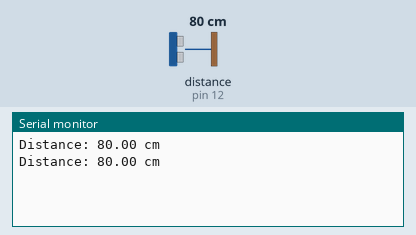
This sketch was run on a simulated Arduino Uno, built with avr-gcc and run on an emulated ATmega328P. On the bench: the last lines printed to the serial monitor. Inputs (shaded band) come from the test bench; at power-on: distance to the obstacle (sensor on pin 12) 80 cm. The echo pulse lasts 58.3 µs per cm.

Above: at 1.8 s.
1.9 s: distance to the obstacle (sensor on pin 12) set to 2 cm
At 2.8 s:
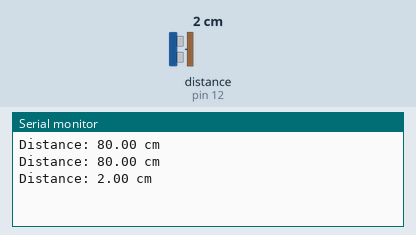
3.4 s: distance to the obstacle (sensor on pin 12) set to 4 cm
At 4.8 s:
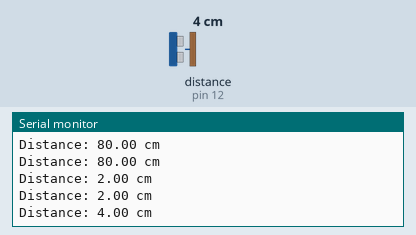
Timing chart, 0 to 6.4 s (numbered marks = the images above; inputs shaded):
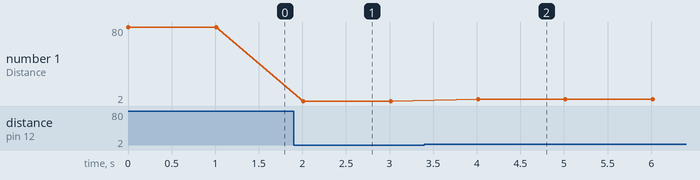

Measured:
- after the input at 1.9 s, the serial monitor: prints a new line after 0.11 s (image 1)
- after the input at 3.4 s, the serial monitor: prints a new line after 0.62 s (image 2)
- plotted number 1: 80 → 2 after the input at 1.9 s, 2 → 4 after the input at 3.4 s

The sketch:

atmseis.ino
```cpp
#include <Ultrasonic.h>

// GPIO pin for Trig
const int trigPin = 14;

// GPIO pin for Echo
const int echoPin = 12;

//define the sensor
Ultrasonic ultrasonic(trigPin, echoPin);

void setup() {
  Serial.begin(115200);
}

void loop() {
  //Read the ultrasonic sensor value and assign it to a variale
  float distance = ultrasonic.read();

  //print text in serial monitor
  Serial.print("Distance: ");

  //print distance in serial monitor
  Serial.print(distance, 2);

  //print text in serial monitor
  Serial.println(" cm");

  delay(1000); // Adjust as needed
}
```
